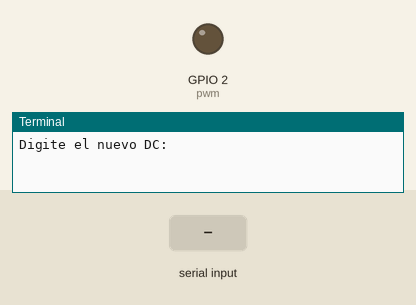
The program below on a simulated Raspberry Pi (BCM pin numbers). On the bench: output pins drawn as LEDs (lit = HIGH), the last lines printed to the terminal. Inputs (shaded band) come from the test bench.

Above: at 1.2 s.
1.3 s: "5" typed at the terminal, then Enter
At 1.8 s:
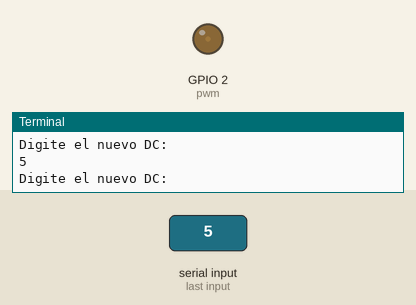
2.8 s: "90" typed at the terminal, then Enter
At 4.2 s:
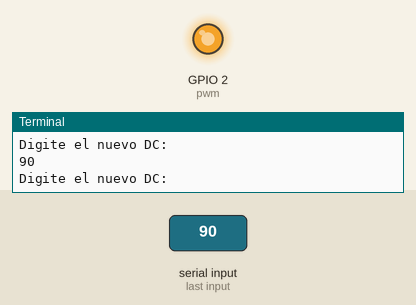
Timing chart, 0 to 5.8 s (numbered marks = the images above; inputs shaded):
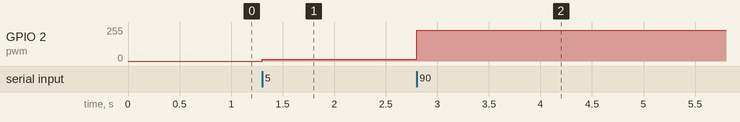

The program:

Clase07_Ejemplo05_PWM_LED.py
```python
import RPi.GPIO as GPIO

GPIO.setmode(GPIO.BCM)
GPIO.setup(2,GPIO.OUT)

pwm = GPIO.PWM(2,500)
pwm.start(0)

continuar = True
while continuar:
    dato = input("Digite el nuevo DC: ")
    if dato == "z":
        continuar=False
    else:
        pwm.ChangeDutyCycle(int(dato))
pwm.stop()
GPIO.cleanup()
print("Fin de Programa")
```

Measured:
- after the input at 1.3 s, GPIO 2 (pwm): 0/255 → 13/255 at once
- after the input at 2.8 s, GPIO 2 (pwm): 13/255 → 230/255 at once
